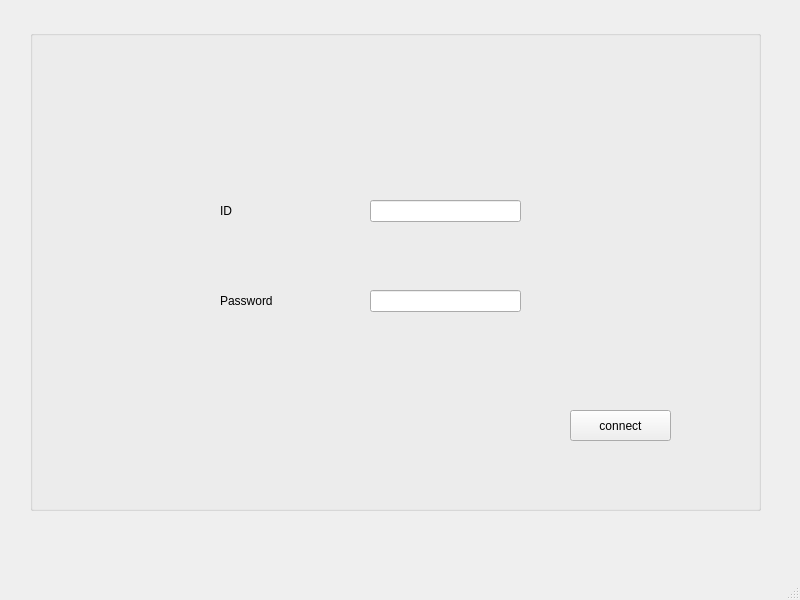
<?xml version="1.0" encoding="UTF-8"?>
<ui version="4.0">
 <class>login</class>
 <widget class="QMainWindow" name="login">
  <property name="geometry">
   <rect>
    <x>0</x>
    <y>0</y>
    <width>800</width>
    <height>600</height>
   </rect>
  </property>
  <property name="windowTitle">
   <string>login</string>
  </property>
  <widget class="QWidget" name="centralwidget">
   <widget class="QGroupBox" name="groupBox">
    <property name="geometry">
     <rect>
      <x>30</x>
      <y>30</y>
      <width>731</width>
      <height>481</height>
     </rect>
    </property>
    <property name="title">
     <string/>
    </property>
    <widget class="QLabel" name="ID">
     <property name="geometry">
      <rect>
       <x>190</x>
       <y>170</y>
       <width>61</width>
       <height>21</height>
      </rect>
     </property>
     <property name="text">
      <string>ID</string>
     </property>
    </widget>
    <widget class="QLabel" name="Password">
     <property name="geometry">
      <rect>
       <x>190</x>
       <y>260</y>
       <width>61</width>
       <height>21</height>
      </rect>
     </property>
     <property name="text">
      <string>Password</string>
     </property>
    </widget>
    <widget class="QLineEdit" name="lineEdit_ID">
     <property name="geometry">
      <rect>
       <x>340</x>
       <y>170</y>
       <width>151</width>
       <height>22</height>
      </rect>
     </property>
     <property name="text">
      <string/>
     </property>
    </widget>
    <widget class="QLineEdit" name="lineEdit_password">
     <property name="geometry">
      <rect>
       <x>340</x>
       <y>260</y>
       <width>151</width>
       <height>22</height>
      </rect>
     </property>
    </widget>
    <widget class="QPushButton" name="connect">
     <property name="geometry">
      <rect>
       <x>540</x>
       <y>380</y>
       <width>101</width>
       <height>31</height>
      </rect>
     </property>
     <property name="text">
      <string>connect</string>
     </property>
    </widget>
   </widget>
  </widget>
  <widget class="QMenuBar" name="menubar">
   <property name="geometry">
    <rect>
     <x>0</x>
     <y>0</y>
     <width>800</width>
     <height>26</height>
    </rect>
   </property>
  </widget>
  <widget class="QStatusBar" name="statusbar"/>
 </widget>
 <resources/>
 <connections/>
</ui>
